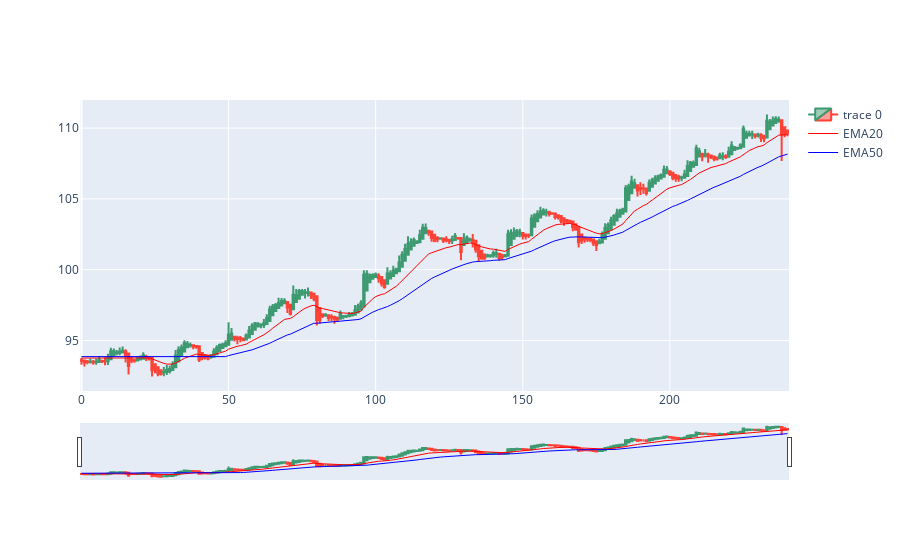

Notebook code cell kept with this figure:
### Code cell
import plotly.graph_objects as go
from datetime import datetime
fig = go.Figure(data=[go.Candlestick(x=dfpl.index,
                open=df['Heiken_Open'],
                high=df['Heiken_High'],
                low=df['Heiken_Low'],
                close=df['Heiken_Close']),
                     go.Scatter(x=df.index, y=df.EMA20, line=dict(color='red', width=1), name="EMA20"),
                     go.Scatter(x=df.index, y=df.EMA50, line=dict(color='blue', width=1), name="EMA50")])

fig.show()

### Figure 1 — Plotly figure (JSON) as saved in the notebook; plotly's stock layout.template omitted (floating-point values rounded to 4 significant figures; data arrays with more than 128 entries replaced by an {"elided": "..."} marker saying what was removed)
{"data": [{"close": {"elided": "241 float values"}, "high": {"elided": "241 float values"}, "low": {"elided": "241 float values"}, "open": {"elided": "241 float values"}, "type": "candlestick", "x": {"elided": "241 int values"}}, {"line": {"color": "red", "width": 1}, "name": "EMA20", "type": "scatter", "x": {"elided": "241 int values"}, "y": {"elided": "241 float values"}}, {"line": {"color": "blue", "width": 1}, "name": "EMA50", "type": "scatter", "x": {"elided": "241 int values"}, "y": {"elided": "241 float values"}}], "layout": {}}
